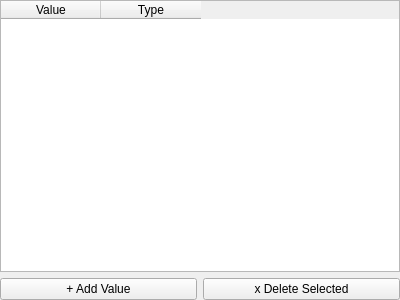
<?xml version="1.0" encoding="UTF-8"?>
<ui version="4.0">
 <class>Form</class>
 <widget class="QWidget" name="Form">
  <property name="geometry">
   <rect>
    <x>0</x>
    <y>0</y>
    <width>400</width>
    <height>300</height>
   </rect>
  </property>
  <property name="windowTitle">
   <string>Form</string>
  </property>
  <layout class="QVBoxLayout" name="verticalLayout">
   <property name="leftMargin">
    <number>0</number>
   </property>
   <property name="topMargin">
    <number>0</number>
   </property>
   <property name="rightMargin">
    <number>0</number>
   </property>
   <property name="bottomMargin">
    <number>0</number>
   </property>
   <item>
    <widget class="QTableWidget" name="values_table">
     <property name="sizePolicy">
      <sizepolicy hsizetype="Preferred" vsizetype="Expanding">
       <horstretch>0</horstretch>
       <verstretch>0</verstretch>
      </sizepolicy>
     </property>
     <property name="minimumSize">
      <size>
       <width>0</width>
       <height>0</height>
      </size>
     </property>
     <property name="maximumSize">
      <size>
       <width>16777215</width>
       <height>16777215</height>
      </size>
     </property>
     <property name="selectionBehavior">
      <enum>QAbstractItemView::SelectRows</enum>
     </property>
     <property name="sortingEnabled">
      <bool>true</bool>
     </property>
     <attribute name="horizontalHeaderDefaultSectionSize">
      <number>100</number>
     </attribute>
     <attribute name="verticalHeaderVisible">
      <bool>false</bool>
     </attribute>
     <column>
      <property name="text">
       <string>Value</string>
      </property>
     </column>
     <column>
      <property name="text">
       <string>Type</string>
      </property>
     </column>
    </widget>
   </item>
   <item>
    <layout class="QHBoxLayout" name="horizontalLayout">
     <property name="bottomMargin">
      <number>0</number>
     </property>
     <item>
      <widget class="QPushButton" name="add_value_button">
       <property name="text">
        <string>+ Add Value</string>
       </property>
      </widget>
     </item>
     <item>
      <widget class="QPushButton" name="del_value_button">
       <property name="text">
        <string>x Delete Selected</string>
       </property>
      </widget>
     </item>
    </layout>
   </item>
  </layout>
 </widget>
 <resources/>
 <connections/>
</ui>
